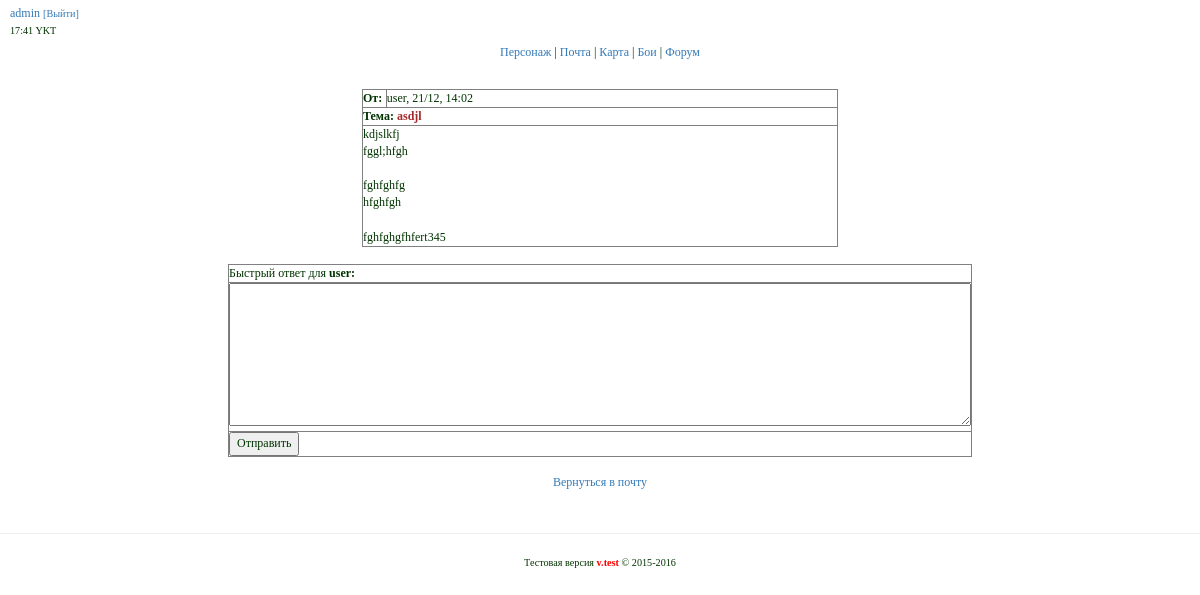
Page /mail/read?id=11 (signed in) on the committed database.
### tables this page shows
CREATE TABLE IF NOT EXISTS `mail` (
  `id` int(11) unsigned NOT NULL AUTO_INCREMENT,
  `sender` varchar(255) NOT NULL,
  `receiver` varchar(255) NOT NULL,
  `date` varchar(255) NOT NULL,
  `title` varchar(255) NOT NULL,
  `text` text NOT NULL,
  PRIMARY KEY (`id`)
);

### app/core/viewClass.php (called while the page is built)
<?php
class View {
    public function render($title,$content,$template,$data=null,$data2=null,$data3=null) {
        include 'app/views/'.$template;
    }
}

### app/start.php (called while the page is built, shortened)
<?php
require_once 'core/viewClass.php';
require_once 'core/modelClass.php';
Router::run();

### index.php (called while the page is built, shortened)
<?php
require_once 'app/start.php';

### app/core/modelClass.php (called while the page is built, shortened)
<?php
class Model {
    public $mysqli;
    public function __construct() {
        $this->mysqli = new mysqli(Config::DBHOST,Config::DBUSER,Config::DBPASS,Config::DBNAME);
        $this->mysqli->query("SET NAMES 'utf8'");
    }
    public function query($query) {
        return $this->mysqli->query($query);
    }
    public function select($query) {
        $res = $this->query($query);
        $ret = [];
        while($row = mysqli_fetch_assoc($res)) {
            $ret[] = $row;
        }
        return $ret;
    }
}

### app/models/modelMail.php (called while the page is built, shortened)
<?php
class ModelMail extends Model {
    public function getInboxMailBySmsID($sms_id) {
        $data = "SELECT * FROM `mail` WHERE `id` = '$sms_id'";
        $data = $this->select($data);
        return $data;
    }
}

### app/views/mail/read.php (the view, shortened to what this page needs)
<div class="mail">
    <table border="1" width="40%" align="center">
        <?php foreach($data as $mail): ;?>
        <tr>
            <td width="5%">
                <b>От:</b>
            </td>
            <td>
                <?=$mail['sender']?>, <?=$mail['date']?>
            </td>
        </tr>
        <tr>
            <td colspan="2">
                <b>Тема: <font color="#a52a2a"><?=$mail['title']?></font></b>
            </td>
        </tr>
        <tr>
            <td colspan="2" height="50" align="top">
                <?=nl2br(htmlentities($mail['text']))?>
            </td>
        </tr>
        <?php endforeach ;?>
    </table>
    <br>
    <table border="1" width="40%" align="center">
        <form action="/mail/postMail" method="POST">
        <tr>
            <td>
                Быстрый ответ для <b><?=$mail['sender']?>:</b>
            </td>
        </tr>
        <tr>
            <td>
                <textarea rows="8" cols="103" name="text"></textarea>
            </td>
        </tr>
        <tr>
            <td>
                <input type="submit" name="submit" value="Отправить">
            </td>
        </tr>
        </form>
    </table>
    <br>
    <table border="0" align="center" width="40%">
        <tr>
            <td align="center">
                <a href="/mail">Вернуться в почту</a>
            </td>
        </tr>
    </table>
</div>

### css/style.css (style rules this page uses)
div { margin: 5px; }
body { FONT-SIZE: 9pt; COLOR: #003300; FONT-FAMILY: verdana,geneva,arial cyr; }

### rows in the picture
mail: sender "user", date "21/12, 14:02", title "asdjl", text "kdjslkfj fggl;hfgh fghfghfg hfghfgh fghfghgfhfert345"

### other values in the picture
$_COOKIE['login'] "admin"
